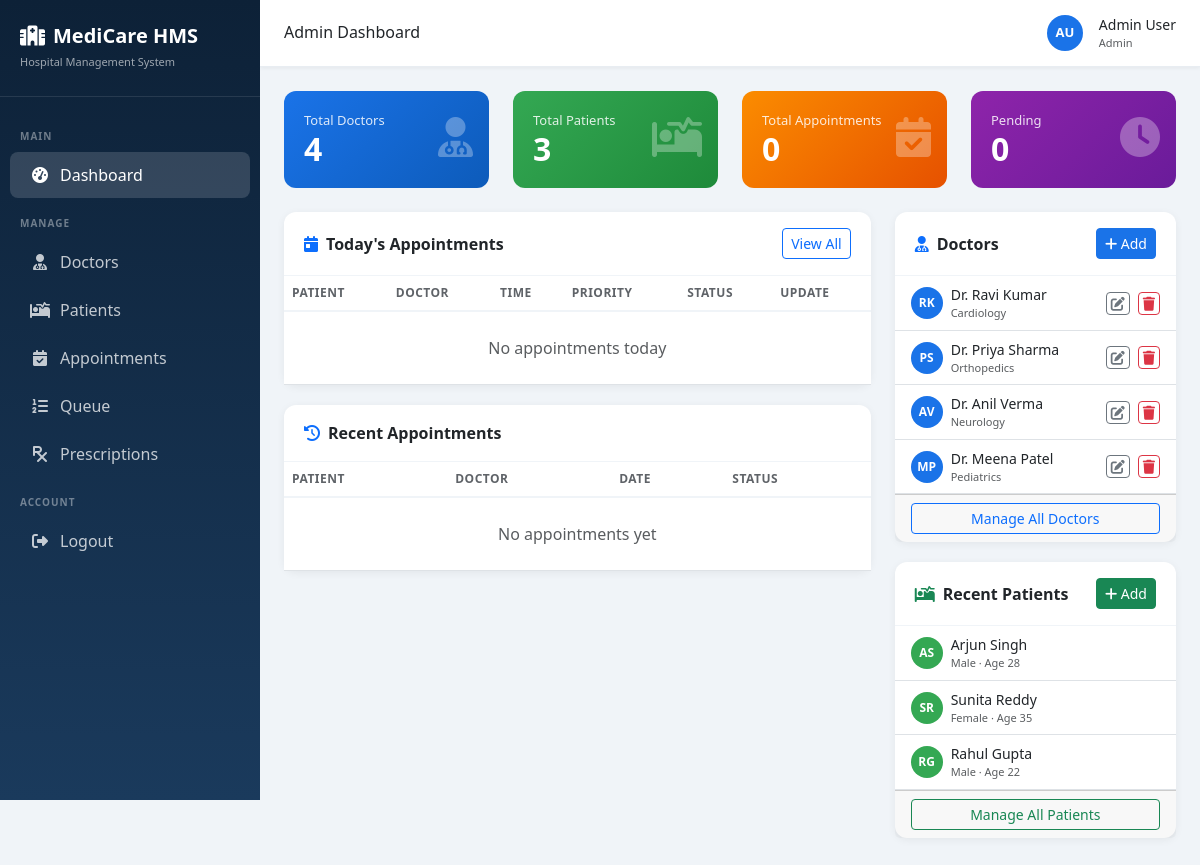
The page /dashboard/admin/ (signed in) on the database as committed earlier.
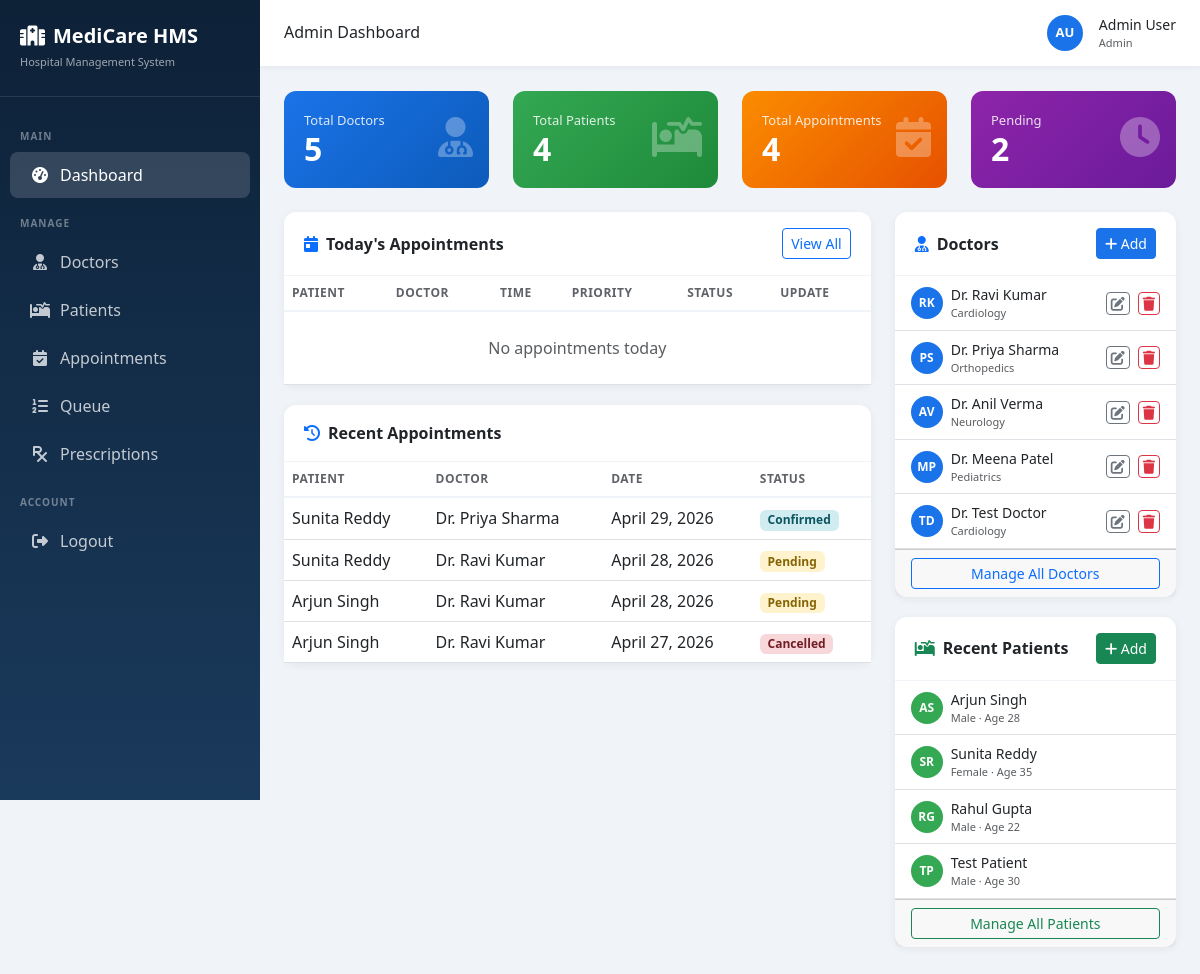
The same page on the database as committed later.
### doctors/models.py (models this page shows, shortened)
class Doctor(models.Model):
    user = models.OneToOneField(User, on_delete=models.CASCADE, related_name='doctor_profile')
    specialization = models.ForeignKey(Specialization, on_delete=models.SET_NULL, null=True)
    phone = models.CharField(max_length=15)
    address = models.TextField(blank=True)
    experience_years = models.IntegerField(default=0)
    qualification = models.CharField(max_length=200, blank=True)
    available_from = models.TimeField(default='09:00')
    available_to = models.TimeField(default='17:00')
    is_active = models.BooleanField(default=True)
    created_at = models.DateTimeField(auto_now_add=True)

class Specialization(models.Model):
    name = models.CharField(max_length=100)
    def __str__(self):
        return self.name

### patients/models.py (models this page shows, shortened)
class Patient(models.Model):
    BLOOD_GROUP_CHOICES = [
        ('A+', 'A+'), ('A-', 'A-'), ('B+', 'B+'), ('B-', 'B-'),
        ('AB+', 'AB+'), ('AB-', 'AB-'), ('O+', 'O+'), ('O-', 'O-'),
    ]
    user = models.OneToOneField(User, on_delete=models.CASCADE, related_name='patient_profile')
    age = models.IntegerField(default=0)
    gender = models.CharField(max_length=10, choices=[('Male','Male'),('Female','Female'),('Other','Other')])
    blood_group = models.CharField(max_length=5, choices=BLOOD_GROUP_CHOICES, blank=True)
    phone = models.CharField(max_length=15)
    address = models.TextField(blank=True)
    emergency_contact = models.CharField(max_length=15, blank=True)
    medical_history = models.TextField(blank=True)
    created_at = models.DateTimeField(auto_now_add=True)

### appointments/models.py (models this page shows, shortened)
class Appointment(models.Model):
    STATUS_CHOICES = [
        ('pending', 'Pending'),
        ('confirmed', 'Confirmed'),
        ('completed', 'Completed'),
        ('cancelled', 'Cancelled'),
    ]
    PRIORITY_CHOICES = [
        ('low', 'Low'),
        ('normal', 'Normal'),
        ('high', 'High'),
        ('emergency', 'Emergency'),
    ]
    patient = models.ForeignKey('patients.Patient', on_delete=models.CASCADE, related_name='appointments')
    doctor = models.ForeignKey('doctors.Doctor', on_delete=models.CASCADE, related_name='appointments')
    appointment_date = models.DateField()
    appointment_time = models.TimeField()
    status = models.CharField(max_length=20, choices=STATUS_CHOICES, default='pending')
    priority = models.CharField(max_length=20, choices=PRIORITY_CHOICES, default='normal')
    reason = models.TextField(blank=True)
    notes = models.TextField(blank=True)
    queue_number = models.IntegerField(null=True, blank=True)
    notification_sent = models.BooleanField(default=False)
    created_at = models.DateTimeField(auto_now_add=True)
    updated_at = models.DateTimeField(auto_now=True)
    class Meta:
        ordering = ['appointment_date', 'appointment_time']

### common/views.py (the view)
# urls.py: path('dashboard/admin/', cv.admin_dashboard, name='admin_dashboard'),
@login_required
def admin_dashboard(request):
    profile = UserProfile.objects.filter(user=request.user).first()
    if not (request.user.is_superuser or (profile and profile.role == 'admin')):
        messages.error(request, 'Access denied.')
        return redirect('home')
    today = date.today()
    doctors = Doctor.objects.select_related('user','specialization').all()
    patients = Patient.objects.select_related('user').all()
    today_appointments = Appointment.objects.filter(appointment_date=today).select_related('patient__user','doctor__user')
    pending_appointments = Appointment.objects.filter(status='pending').count()
    recent_appointments = Appointment.objects.select_related('patient__user','doctor__user').order_by('-created_at')[:10]
    return render(request, 'admin/dashboard.html', {
        'doctors': doctors,
        'patients': patients,
        'today_appointments': today_appointments,
        'total_doctors': doctors.count(),
        'total_patients': patients.count(),
        'total_appointments': Appointment.objects.count(),
        'pending_appointments': pending_appointments,
        'recent_appointments': recent_appointments,
    })

### common/context_processors.py (called while the page is built)
def user_profile(request):
    if request.user.is_authenticated:
        profile = UserProfile.objects.filter(user=request.user).first()
        return {'user_profile': profile}
    return {'user_profile': None}

### templates/admin/dashboard.html (shortened to what the changed rows need)
{% extends 'base.html' %}
{% block content %}
<div class="row g-4 mb-4">
  <div class="col-md-3"><div class="stat-card bg-blue"><div class="icon"><i class="fas fa-user-md"></i></div><p>Total Doctors</p><h3>{{ total_doctors }}</h3></div></div>
  <div class="col-md-3"><div class="stat-card bg-green"><div class="icon"><i class="fas fa-procedures"></i></div><p>Total Patients</p><h3>{{ total_patients }}</h3></div></div>
  <div class="col-md-3"><div class="stat-card bg-orange"><div class="icon"><i class="fas fa-calendar-check"></i></div><p>Total Appointments</p><h3>{{ total_appointments }}</h3></div></div>
  <div class="col-md-3"><div class="stat-card bg-purple"><div class="icon"><i class="fas fa-clock"></i></div><p>Pending</p><h3>{{ pending_appointments }}</h3></div></div>
</div>
<div class="row g-4">
  <div class="col-lg-8">
    <div class="card">
      <div class="card-body p-0"><div class="table-responsive">
        <table class="table table-hover mb-0">
          <thead><tr><th>Patient</th><th>Doctor</th><th>Time</th><th>Priority</th><th>Status</th><th>Update</th></tr></thead>
        </table>
      </div></div>
    </div>
    <div class="card">
      <div class="card-body p-0"><div class="table-responsive">
        <table class="table table-hover mb-0">
          <thead><tr><th>Patient</th><th>Doctor</th><th>Date</th><th>Status</th></tr></thead>
          <tbody>
            {% for a in recent_appointments %}
            <tr><td>{{ a.patient.user.get_full_name }}</td><td>Dr. {{ a.doctor.user.get_full_name }}</td><td>{{ a.appointment_date }}</td><td><span class="badge badge-{{ a.status }}">{{ a.status|title }}</span></td></tr>
            {% empty %}<tr><td colspan="4" class="text-center text-muted py-4">No appointments yet</td></tr>{% endfor %}
          </tbody>
        </table>
      </div></div>
    </div>
  </div>
  <div class="col-lg-4">
    <div class="card">
      <div class="card-body p-0">
        {% for d in doctors|slice:":8" %}
        <div class="d-flex align-items-center gap-2 px-3 py-2 border-bottom">
          <div class="avatar" style="width:32px;height:32px;font-size:12px;flex-shrink:0;">{{ d.user.first_name|first }}{{ d.user.last_name|first }}</div>
          <div class="flex-grow-1"><div class="fw-500 small">Dr. {{ d.user.get_full_name }}</div><div class="text-muted" style="font-size:11px;">{{ d.specialization }}</div></div>
          <a href="{% url 'edit_doctor' d.pk %}" class="btn btn-sm btn-outline-secondary py-0 px-1"><i class="fas fa-edit"></i></a>
          <a href="{% url 'delete_doctor' d.pk %}" class="btn btn-sm btn-outline-danger py-0 px-1"><i class="fas fa-trash"></i></a>
        </div>
        {% empty %}<p class="text-center text-muted py-3 small">No doctors yet. <a href="{% url 'add_doctor' %}">Add one</a></p>{% endfor %}
      </div>
    </div>
    <div class="card">
      <div class="card-body p-0">
        {% for p in patients|slice:":6" %}
        <div class="d-flex align-items-center gap-2 px-3 py-2 border-bottom">
          <div class="avatar" style="background:#34a853;width:32px;height:32px;font-size:12px;flex-shrink:0;">{{ p.user.first_name|first }}{{ p.user.last_name|first }}</div>
          <div class="flex-grow-1"><div class="fw-500 small">{{ p.user.get_full_name }}</div><div class="text-muted" style="font-size:11px;">{{ p.gender }} · Age {{ p.age }}</div></div>
        </div>
        {% empty %}<p class="text-center text-muted py-3 small">No patients yet.</p>{% endfor %}
      </div>
    </div>
  </div>
</div>
{% endblock %}

Rows that differ between the two databases and show on the page:
added Appointment: patient.user.get_full_name "Sunita Reddy", doctor.user.get_full_name "Priya Sharma", appointment_date "April 29, 2026", status "Confirmed"
added Appointment: patient.user.get_full_name "Sunita Reddy", doctor.user.get_full_name "Ravi Kumar", appointment_date "April 28, 2026", status "Pending"
added Appointment: patient.user.get_full_name "Arjun Singh", doctor.user.get_full_name "Ravi Kumar", appointment_date "April 28, 2026", status "Pending"
added Appointment: patient.user.get_full_name "Arjun Singh", doctor.user.get_full_name "Ravi Kumar", appointment_date "April 27, 2026", status "Cancelled"
added Doctor: user.first_name|first "T", user.last_name|first "D", user.get_full_name "Test Doctor", specialization "Cardiology"
added Patient: user.first_name|first "T", user.last_name|first "P", user.get_full_name "Test Patient", gender "Male", age "30"
Other text that changed with them:
{{ total_doctors }}: "4" → "5"
{{ total_patients }}: "3" → "4"
{{ total_appointments }}: "0" → "4"
{{ pending_appointments }}: "0" → "2"
text no longer shown: "No appointments yet"
